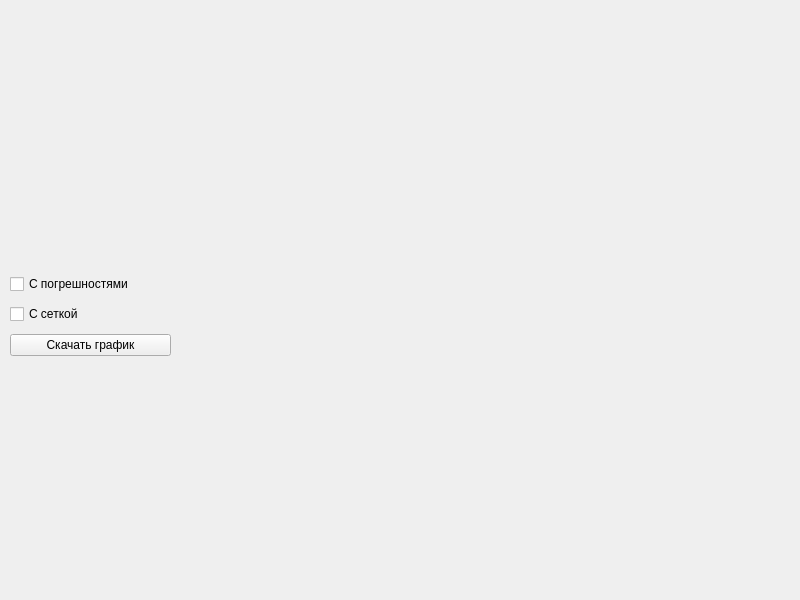
<?xml version="1.0" encoding="UTF-8"?>
<ui version="4.0">
 <class>Widget</class>
 <widget class="QWidget" name="Widget">
  <property name="geometry">
   <rect>
    <x>0</x>
    <y>0</y>
    <width>800</width>
    <height>600</height>
   </rect>
  </property>
  <property name="windowTitle">
   <string>Widget</string>
  </property>
  <widget class="QWidget" name="verticalLayoutWidget">
   <property name="geometry">
    <rect>
     <x>10</x>
     <y>270</y>
     <width>161</width>
     <height>92</height>
    </rect>
   </property>
   <layout class="QVBoxLayout" name="verticalLayout">
    <item>
     <widget class="QCheckBox" name="checkBox_2">
      <property name="text">
       <string>С погрешностями</string>
      </property>
     </widget>
    </item>
    <item>
     <widget class="QCheckBox" name="checkBox">
      <property name="text">
       <string>С сеткой</string>
      </property>
     </widget>
    </item>
    <item>
     <widget class="QPushButton" name="pushButton">
      <property name="text">
       <string>Скачать график</string>
      </property>
     </widget>
    </item>
   </layout>
  </widget>
  <widget class="QCustomPlot" name="chartwidget" native="true">
   <property name="geometry">
    <rect>
     <x>180</x>
     <y>50</y>
     <width>621</width>
     <height>541</height>
    </rect>
   </property>
  </widget>
 </widget>
 <customwidgets>
  <customwidget>
   <class>QCustomPlot</class>
   <extends>QWidget</extends>
   <header>qcustomplot.h</header>
   <container>1</container>
  </customwidget>
 </customwidgets>
 <resources/>
 <connections>
  <connection>
   <sender>pushButton</sender>
   <signal>clicked()</signal>
   <receiver>pushButton</receiver>
   <slot>click()</slot>
   <hints>
    <hint type="sourcelabel">
     <x>72</x>
     <y>349</y>
    </hint>
    <hint type="destinationlabel">
     <x>71</x>
     <y>349</y>
    </hint>
   </hints>
  </connection>
 </connections>
</ui>
